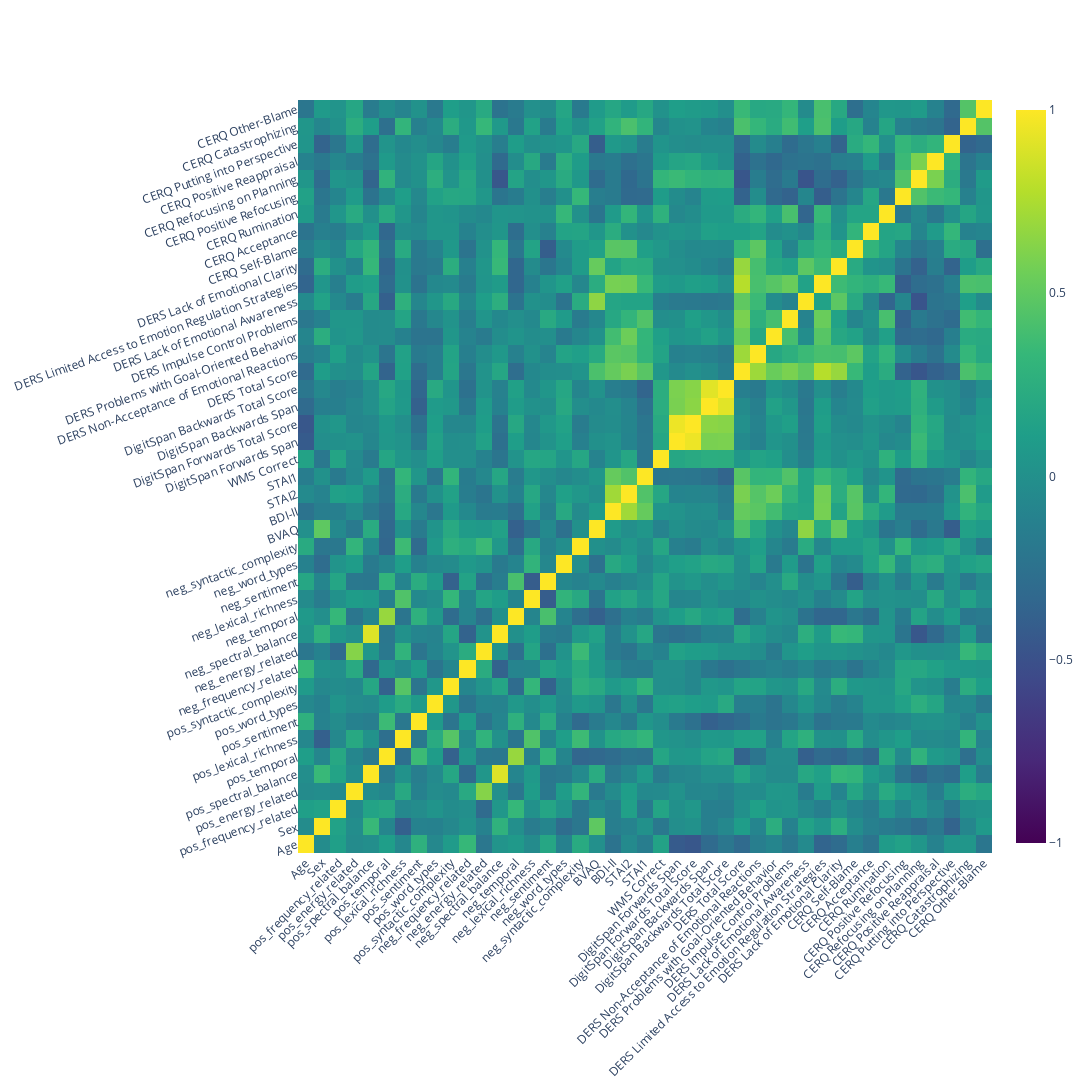
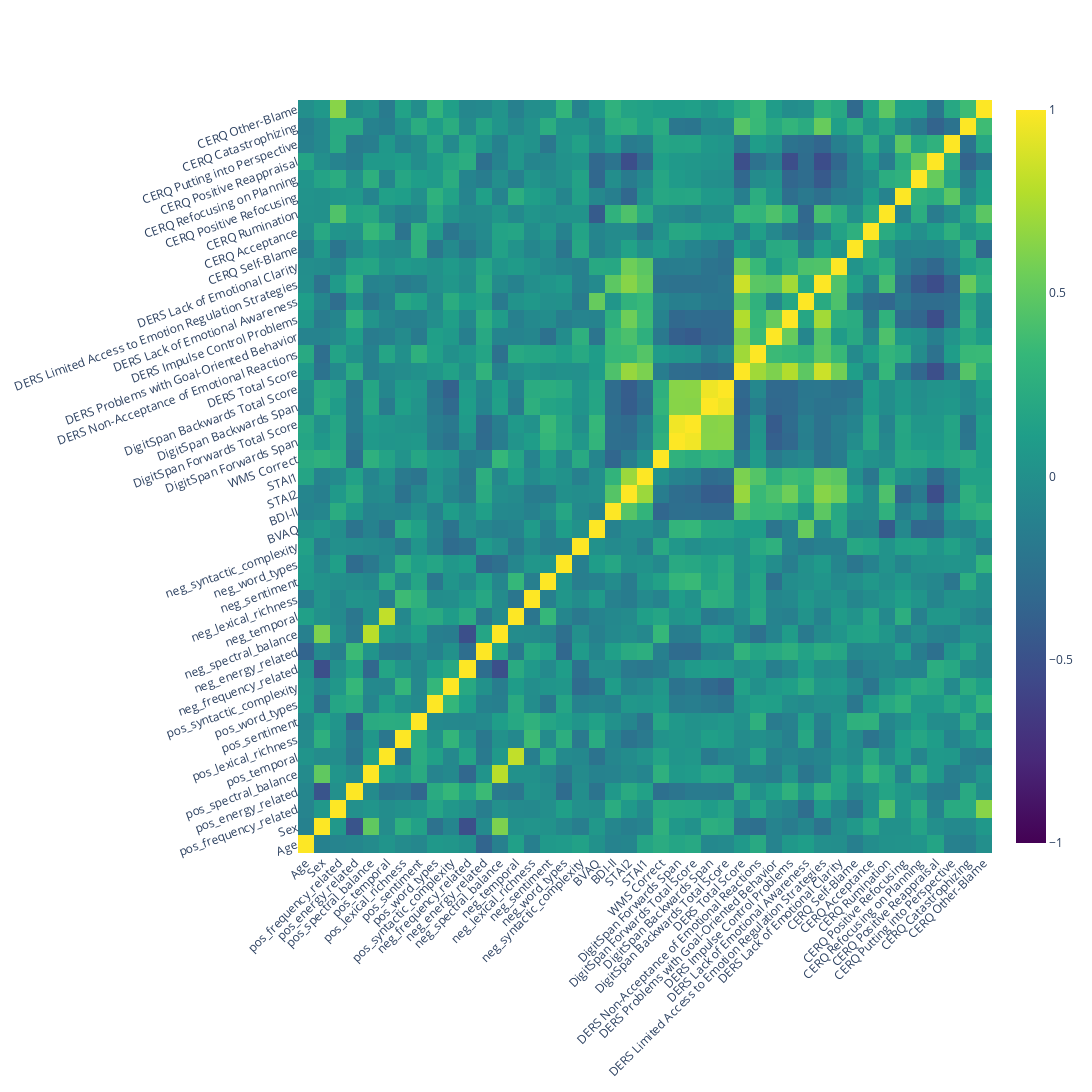

Source (notebook cell) for these figures, in order:
### Markdown cell above
## Correlation separated per Group

### Code cell
# Define the groups you want to analyze
groups = [1, 2]

# Calculate the correlation matrix and the corresponding p-values matrix
def calculate_correlations(df):
    correlations = df.corr()
    p_values = df.corr(method=lambda x, y: pearsonr(x, y)[1]) - np.eye(*correlations.shape)
    return correlations, p_values

# Loop through each group
for group in groups:
    print(f"Analyzing Group {group}...")
    
    # Filter the data for the current group
    analysis_df_group = analysis_df[analysis_df['Group'] == group]
    
    # Exclude columns that should not be part of the correlation analysis
    exclude_group = ['Group',
                     'TM Practice B', 'TM Practice A',
    'WMS Correct Norm',
    'Error B Norm',
    'TM B Norm',
    'B/A Norm',
    'Hamilton Score Norm',
    'DERS Total Score Norm',
    'DERS Non-Acceptance of Emotional Reactions Norm',
    'DERS Problems with Goal-Oriented Behavior Norm',
    'DERS Impulse Control Problems Norm',
    'DERS Lack of Emotional Awareness Norm',
    'DERS Limited Access to Emotion Regulation Strategies Norm',
    'DERS Lack of Emotional Clarity Norm',
    'CERQ Self-Blame Norm',
    'CERQ Acceptance Norm',
    'CERQ Rumination Norm',
    'CERQ Positive Refocusing Norm',
    'CERQ Refocusing on Planning Norm',
    'CERQ Positive Reappraisal Norm',
    'CERQ Putting into Perspective Norm',
    'CERQ Catastrophizing Norm',
    'CERQ Other-Blame Norm']  
    analysis_df_without_group = analysis_df_group.drop(columns=exclude_group)

    # Compute the correlation matrix
    correlation_matrix = analysis_df_without_group.corr()

    # Create a mask for the upper triangle
    mask = np.triu(np.ones_like(correlation_matrix, dtype=bool))

    # Plot the correlation matrix using a heatmap
    plt.figure(figsize=(32, 22))
    sns.heatmap(correlation_matrix, mask=mask, annot=False, fmt=".2f", cmap="coolwarm", cbar=True,vmin=-1, vmax=1) # Adjust vmin and vmax to -1 and 1 to cover the full range of correlations
    #plt.title(f'Correlation Matrix between Speech Features and Questionnaire Results for Group {group}')
    plt.xticks(rotation=45, ha='right', fontsize=16)
    plt.yticks(rotation=20, fontsize=16)
    plt.tight_layout()
    plt.savefig(f'W:/Fmri_Forschung/Allerlei/JuliaS/GitHub/SubliminalVideoPriming/plots/significant_correlation_matrix_group_all{group}.jpg')
    plt.show()

    # Plot interactive heatmap using plotly.graph_objects
    fig = go.Figure(data=go.Heatmap(
        z=correlation_matrix.to_numpy(),
        x=correlation_matrix.columns.tolist(),
        y=correlation_matrix.index.tolist(),
        colorscale='Viridis',
        zmin=-1, zmax=1,
        showscale=True
    ))

    fig.update_layout(
        #title=f'Interactive Correlation Matrix between Speech Features and Questionnaire Results for Group {group}',
        xaxis=dict(tickangle=-45),
        yaxis=dict(tickangle=-20),
        autosize=False,
        width=1500,
        height=1500
    )

    fig.show()
    fig.write_html(f"W:/Fmri_Forschung/Allerlei/JuliaS/GitHub/SubliminalVideoPriming/plots/speech_questinnaire_correlations_interactive_group_{group}.html")

    # Calculate the correlation matrix and the corresponding p-values matrix for the current group
    correlation_matrix, p_values = calculate_correlations(analysis_df_without_group)

    # Debugging: Print a summary of the correlation matrix
    print("Correlation Matrix Summary:")
    print(correlation_matrix.describe())  # Check for the presence of both positive and negative correlations

    # Apply Bonferroni correction
    alpha = 0.05
    num_tests = p_values.size
    bonferroni_threshold = alpha / num_tests

    # Print the information for Bonferroni correction
    print(f"Number of comparisons corrected for Bonferroni: {num_tests}")
    print(f"Bonferroni correction threshold: {bonferroni_threshold}")

    # Create a mask for significant correlations
    significant_mask = (p_values < bonferroni_threshold)

    # Debugging: Check the range of p-values
    print("P-Value Matrix Summary:")
    print(p_values.describe())  # Ensure p-values cover the expected range

    # Mask insignificant correlations in the correlation matrix
    significant_correlations = correlation_matrix.where(significant_mask)

    # Create a mask for the upper triangle
    mask = np.triu(np.ones_like(significant_correlations, dtype=bool))

    # Plot the significant correlations using a heatmap
    plt.figure(figsize=(23, 15))
    sns.heatmap(significant_correlations, mask=mask, annot=False, fmt=".2f", cmap="coolwarm", cbar=True,vmin=-1, vmax=1)
    #plt.title(f'Significant Correlations (Bonferroni-corrected) between Speech Features and Questionnaire Results for Group {group}', fontsize=16)
    plt.xticks(rotation=45, ha='right', fontsize=16)
    plt.yticks(rotation=20, fontsize=16)
    plt.tight_layout()
    plt.savefig(f'W:/Fmri_Forschung/Allerlei/JuliaS/GitHub/SubliminalVideoPriming/plots/significant_correlation_matrix_group_{group}.jpg')
    plt.show()
    
    # Debugging: Print significant correlations before storing them
    print("Significant Correlations Summary:")
    print(significant_correlations.describe())  # Check if negative correlations are being filtered out
    
    # Extract significant correlations
    significant_pairs = []

    for row in range(correlation_matrix.shape[0]):
        for col in range(row+1, correlation_matrix.shape[1]):
            var1 = correlation_matrix.index[row]
            var2 = correlation_matrix.columns[col]
            if p_values.iloc[row, col] < bonferroni_threshold:
                significant_pairs.append({
                    'Variable1': var1,
                    'Variable2': var2,
                    'Correlation': correlation_matrix.iloc[row, col],
                    'P-Value': p_values.iloc[row, col]
                })

    # Convert the list of significant pairs to a DataFrame
    significant_pairs_df = pd.DataFrame(significant_pairs).drop_duplicates(subset=['Variable1', 'Variable2'])

    # Save the significant correlations to a CSV file
    significant_pairs_df.to_csv(f'W:/Fmri_Forschung/Allerlei/JuliaS/GitHub/SubliminalVideoPriming/data/speech/speech_questionnaire_correlation_corrected_group_{group}.csv', index=False)

    print(f"Analysis for Group {group} completed.\n")

### Figure 1 — Plotly figure (JSON) as saved in the notebook; plotly's stock layout.template omitted (floating-point values rounded to 4 significant figures; data arrays with more than 128 entries replaced by an {"elided": "..."} marker saying what was removed)
{"data": [{"colorscale": [[0, "#440154"], [0.1111, "#482878"], [0.2222, "#3e4989"], [0.3333, "#31688e"], [0.4444, "#26828e"], [0.5556, "#1f9e89"], [0.6667, "#35b779"], [0.7778, "#6ece58"], [0.8889, "#b5de2b"], [1, "#fde725"]], "showscale": true, "type": "heatmap", "x": ["Age", "Sex", "pos_frequency_related", "pos_energy_related", "pos_spectral_balance", "pos_temporal", "pos_lexical_richness", "pos_sentiment", "pos_word_types", "pos_syntactic_complexity", "neg_frequency_related", "neg_energy_related", "neg_spectral_balance", "neg_temporal", "neg_lexical_richness", "neg_sentiment", "neg_word_types", "neg_syntactic_complexity", "BVAQ", "BDI-II", "STAI2", "STAI1", "WMS Correct", "DigitSpan Forwards Span", "DigitSpan Forwards Total Score", "DigitSpan Backwards Span", "DigitSpan Backwards Total Score", "DERS Total Score", "DERS Non-Acceptance of Emotional Reactions", "DERS Problems with Goal-Oriented Behavior", "DERS Impulse Control Problems", "DERS Lack of Emotional Awareness", "DERS Limited Access to Emotion Regulation Strategies", "DERS Lack of Emotional Clarity", "CERQ Self-Blame", "CERQ Acceptance", "CERQ Rumination", "CERQ Positive Refocusing", "CERQ Refocusing on Planning", "CERQ Positive Reappraisal", "CERQ Putting into Perspective", "CERQ Catastrophizing", "CERQ Other-Blame"], "y": ["Age", "Sex", "pos_frequency_related", "pos_energy_related", "pos_spectral_balance", "pos_temporal", "pos_lexical_richness", "pos_sentiment", "pos_word_types", "pos_syntactic_complexity", "neg_frequency_related", "neg_energy_related", "neg_spectral_balance", "neg_temporal", "neg_lexical_richness", "neg_sentiment", "neg_word_types", "neg_syntactic_complexity", "BVAQ", "BDI-II", "STAI2", "STAI1", "WMS Correct", "DigitSpan Forwards Span", "DigitSpan Forwards Total Score", "DigitSpan Backwards Span", "DigitSpan Backwards Total Score", "DERS Total Score", "DERS Non-Acceptance of Emotional Reactions", "DERS Problems with Goal-Oriented Behavior", "DERS Impulse Control Problems", "DERS Lack of Emotional Awareness", "DERS Limited Access to Emotion Regulation Strategies", "DERS Lack of Emotional Clarity", "CERQ Self-Blame", "CERQ Acceptance", "CERQ Rumination", "CERQ Positive Refocusing", "CERQ Refocusing on Planning", "CERQ Positive Reappraisal", "CERQ Putting into Perspective", "CERQ Catastrophizing", "CERQ Other-Blame"], "z": {"elided": "43x43 float values"}, "zmax": 1, "zmin": -1}], "layout": {"autosize": false, "height": 1500, "width": 1500, "xaxis": {"tickangle": -45}, "yaxis": {"tickangle": -20}}}

### Figure 2 — Plotly figure (JSON) as saved in the notebook; plotly's stock layout.template omitted (floating-point values rounded to 4 significant figures; data arrays with more than 128 entries replaced by an {"elided": "..."} marker saying what was removed)
{"data": [{"colorscale": [[0, "#440154"], [0.1111, "#482878"], [0.2222, "#3e4989"], [0.3333, "#31688e"], [0.4444, "#26828e"], [0.5556, "#1f9e89"], [0.6667, "#35b779"], [0.7778, "#6ece58"], [0.8889, "#b5de2b"], [1, "#fde725"]], "showscale": true, "type": "heatmap", "x": ["Age", "Sex", "pos_frequency_related", "pos_energy_related", "pos_spectral_balance", "pos_temporal", "pos_lexical_richness", "pos_sentiment", "pos_word_types", "pos_syntactic_complexity", "neg_frequency_related", "neg_energy_related", "neg_spectral_balance", "neg_temporal", "neg_lexical_richness", "neg_sentiment", "neg_word_types", "neg_syntactic_complexity", "BVAQ", "BDI-II", "STAI2", "STAI1", "WMS Correct", "DigitSpan Forwards Span", "DigitSpan Forwards Total Score", "DigitSpan Backwards Span", "DigitSpan Backwards Total Score", "DERS Total Score", "DERS Non-Acceptance of Emotional Reactions", "DERS Problems with Goal-Oriented Behavior", "DERS Impulse Control Problems", "DERS Lack of Emotional Awareness", "DERS Limited Access to Emotion Regulation Strategies", "DERS Lack of Emotional Clarity", "CERQ Self-Blame", "CERQ Acceptance", "CERQ Rumination", "CERQ Positive Refocusing", "CERQ Refocusing on Planning", "CERQ Positive Reappraisal", "CERQ Putting into Perspective", "CERQ Catastrophizing", "CERQ Other-Blame"], "y": ["Age", "Sex", "pos_frequency_related", "pos_energy_related", "pos_spectral_balance", "pos_temporal", "pos_lexical_richness", "pos_sentiment", "pos_word_types", "pos_syntactic_complexity", "neg_frequency_related", "neg_energy_related", "neg_spectral_balance", "neg_temporal", "neg_lexical_richness", "neg_sentiment", "neg_word_types", "neg_syntactic_complexity", "BVAQ", "BDI-II", "STAI2", "STAI1", "WMS Correct", "DigitSpan Forwards Span", "DigitSpan Forwards Total Score", "DigitSpan Backwards Span", "DigitSpan Backwards Total Score", "DERS Total Score", "DERS Non-Acceptance of Emotional Reactions", "DERS Problems with Goal-Oriented Behavior", "DERS Impulse Control Problems", "DERS Lack of Emotional Awareness", "DERS Limited Access to Emotion Regulation Strategies", "DERS Lack of Emotional Clarity", "CERQ Self-Blame", "CERQ Acceptance", "CERQ Rumination", "CERQ Positive Refocusing", "CERQ Refocusing on Planning", "CERQ Positive Reappraisal", "CERQ Putting into Perspective", "CERQ Catastrophizing", "CERQ Other-Blame"], "z": {"elided": "43x43 float values"}, "zmax": 1, "zmin": -1}], "layout": {"autosize": false, "height": 1500, "width": 1500, "xaxis": {"tickangle": -45}, "yaxis": {"tickangle": -20}}}
